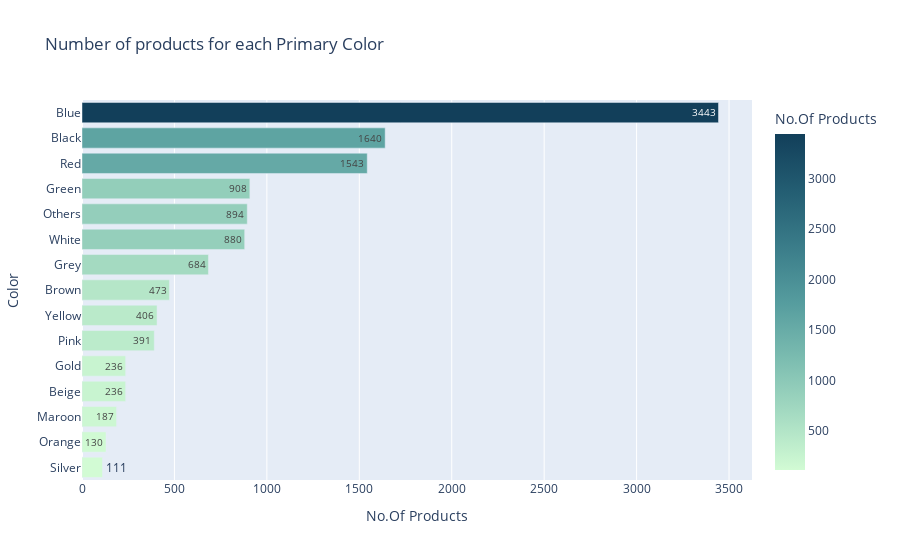

Here is the notebook cell this chart was saved with:
### Markdown cell above
##### **1. Univariate analysis of each variable.**

### Code cell
# PrimaryColor of Product
color
fig = px.bar(color[::-1],y = 'index',x='PrimaryColor',orientation='h',title='Number of products for each Primary Color',labels={'index':'Color','PrimaryColor':'No.Of Products'},text='PrimaryColor',color='PrimaryColor',color_continuous_scale = "darkmint")
fig.show()

### Figure 1 — Plotly figure (JSON) as saved in the notebook; plotly's stock layout.template omitted (floating-point values rounded to 4 significant figures)
{"data": [{"alignmentgroup": "True", "hovertemplate": "No.Of Products=%{marker.color}<br>Color=%{y}<extra></extra>", "legendgroup": "", "marker": {"color": [111, 130, 187, 236, 236, 391, 406, 473, 684, 880, 894, 908, 1543, 1640, 3443], "coloraxis": "coloraxis", "pattern": {"shape": ""}}, "name": "", "offsetgroup": "", "orientation": "h", "showlegend": false, "text": [111, 130, 187, 236, 236, 391, 406, 473, 684, 880, 894, 908, 1543, 1640, 3443], "textposition": "auto", "type": "bar", "x": [111, 130, 187, 236, 236, 391, 406, 473, 684, 880, 894, 908, 1543, 1640, 3443], "xaxis": "x", "y": ["Silver", "Orange", "Maroon", "Beige", "Gold", "Pink", "Yellow", "Brown", "Grey", "White", "Others", "Green", "Red", "Black", "Blue"], "yaxis": "y"}], "layout": {"barmode": "relative", "coloraxis": {"colorbar": {"title": {"text": "No.Of Products"}}, "colorscale": [[0, "rgb(210, 251, 212)"], [0.1667, "rgb(165, 219, 194)"], [0.3333, "rgb(123, 188, 176)"], [0.5, "rgb(85, 156, 158)"], [0.6667, "rgb(58, 124, 137)"], [0.8333, "rgb(35, 93, 114)"], [1, "rgb(18, 63, 90)"]]}, "legend": {"tracegroupgap": 0}, "title": {"text": "Number of products for each Primary Color"}, "xaxis": {"anchor": "y", "domain": [0, 1], "title": {"text": "No.Of Products"}}, "yaxis": {"anchor": "x", "domain": [0, 1], "title": {"text": "Color"}}}}
